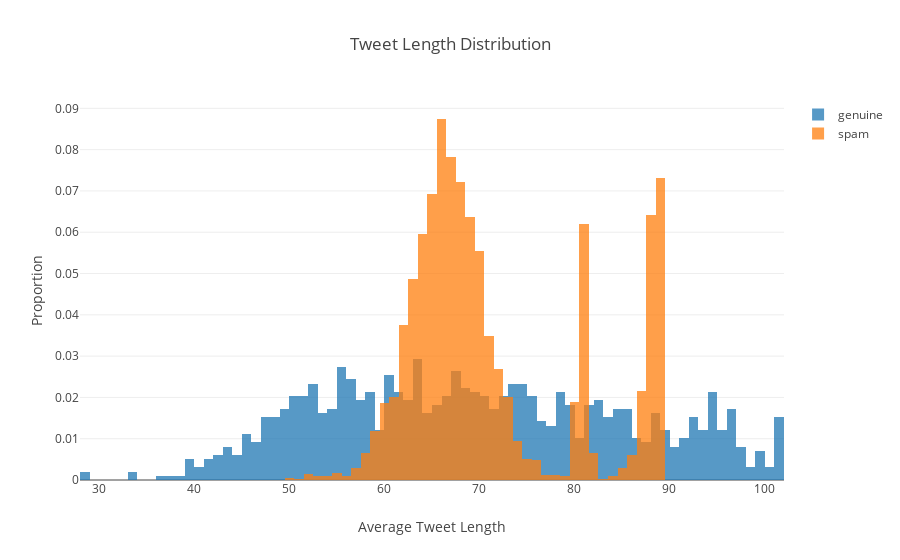

Write notebook code for a chart like this one.
### Markdown cell above
#### Tweet Length

### Code cell
trace = go.Histogram(x=real_tweets_mean.tweet_len, xbins=dict(start=np.min(real_tweets_mean.tweet_len), 
                                                              size=1, end=real_tweets_mean.tweet_len.quantile(0.9)),
                     opacity=0.75, histnorm='probability', name='genuine')
trace2 = go.Histogram(x=spam_tweets_mean.tweet_len, xbins=dict(start=np.min(spam_tweets_mean.tweet_len), 
                                                               size=1, end=spam_tweets_mean.tweet_len.quantile(0.9)), 
                      histnorm='probability', opacity=0.75, name='spam')
layout = dict(title='Tweet Length Distribution', xaxis=dict(title='Average Tweet Length'), yaxis=dict(title='Proportion'), barmode='overlay')
fig = dict(data=[trace, trace2], layout=layout)
plotly.offline.iplot(fig)

### Figure 1 — Plotly figure (JSON) as saved in the notebook; plotly's stock layout.template omitted (floating-point values rounded to 4 significant figures; data arrays with more than 128 entries replaced by an {"elided": "..."} marker saying what was removed)
{"data": [{"histnorm": "probability", "name": "genuine", "opacity": 0.75, "type": "histogram", "x": {"elided": "1084 float values"}, "xbins": {"end": 101.1, "size": 1, "start": 28.04}}, {"histnorm": "probability", "name": "spam", "opacity": 0.75, "type": "histogram", "x": {"elided": "4912 float values"}, "xbins": {"end": 88.86, "size": 1, "start": 49.54}}], "layout": {"barmode": "overlay", "title": "Tweet Length Distribution", "xaxis": {"title": "Average Tweet Length"}, "yaxis": {"title": "Proportion"}}}
